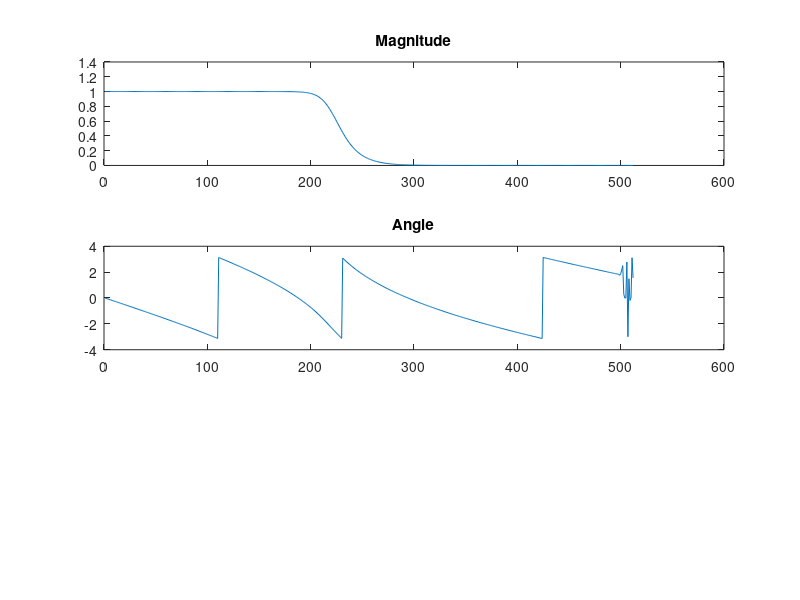

Reproduce this figure in MATLAB. (Note: this script raises an error after producing the figure.)
Rs=50;
Rp=0.5;
Wp=0.4;
Ws=0.6;
%butterworth lpf
figure(1)
[n1,Wn1] = buttord(Wp,Ws,Rp,Rs);
[b1,a1]=butter(n1,Wn1,'low');
[h1,w1]=freqz(b1,a1);
subplot(3,1,1)
plot(abs(h1))
title('Magnitude');
subplot(3,1,2)
plot(angle(h1))
title('Angle');
y1=impulse(b1,a1,n1)
subplot(3,1,3)
stem(y1)
title('Impulse');
% 
% butterworth hpf
figure(2)
[n2,Wn2] = buttord(Wp,Ws,Rp,Rs);
[b2,a2]=butter(n2,Wn2,'high');
[h2,w2]=freqz(b2,a2);
subplot(3,1,1)
plot(abs(h2))
title('Magnitude');
subplot(3,1,2)
plot(angle(h2))
title('Angle');
y2=impulse(b2,a2,n2)
subplot(3,1,3)
stem(y2)
title('Impulse');

%chebyshev1 lpf
figure(3)
[n3,Wp3]=cheb1ord(Wp,Ws,Rp,Rs)
[b3,a3]=cheby1(n3,Rp,Wp3,'low')
[h3,w3]=freqz(b3,a3);
subplot(3,1,1)
plot(abs(h3))
title('Magnitude');
subplot(3,1,2)
plot(angle(h3))
title('Angle');
y3=impulse(b3,a3,n3)
subplot(3,1,3)
stem(y3)
title('Impulse');

% chebyshev2 hpf
figure(4)
[n4,Wp4]=cheb2ord(Wp,Ws,Rp,Rs)
[b4,a4]=cheby2(n4,Rp,Wp4,'high')
[h4,w4]=freqz(b4,a4);
subplot(3,1,1)
plot(abs(h4))
title('Magnitude');
subplot(3,1,2)
plot(angle(h4))
title('Angle');
y4=impulse(b4,a4,n4)
subplot(3,1,3)
stem(y4)
title('Impulse');
